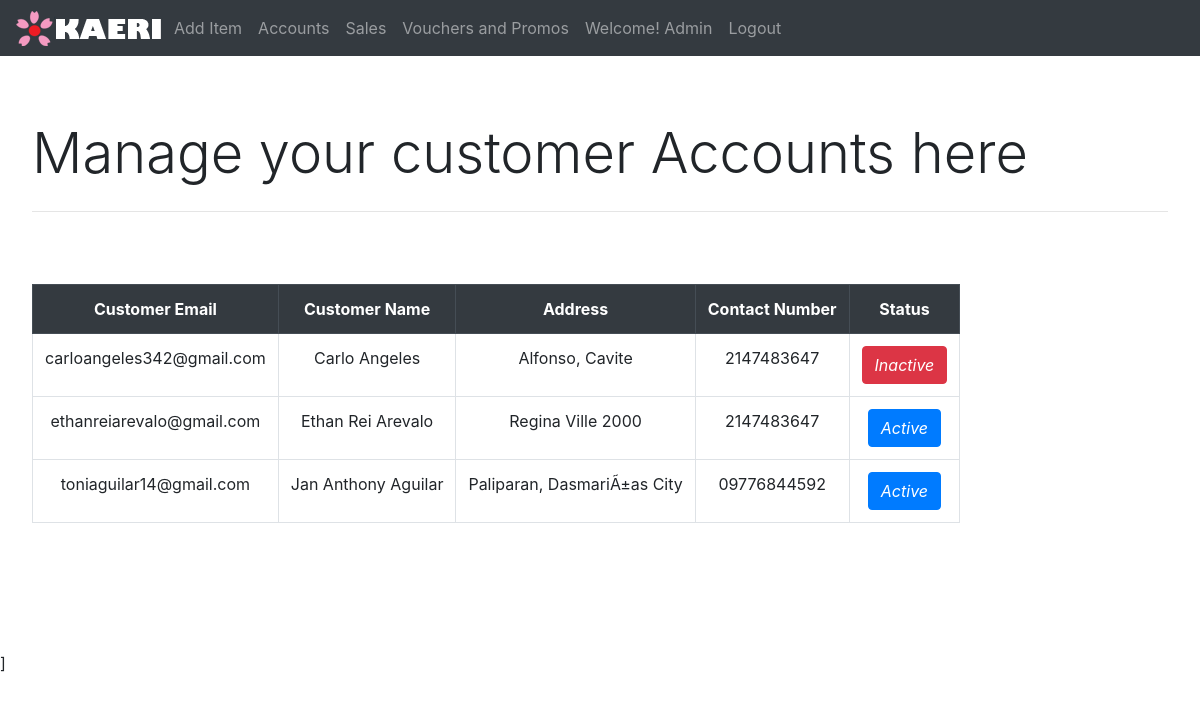
The page /admin/accounts.php on the database its author committed.
### tables this page shows
CREATE TABLE `useraccounts` (
  `userID` int(11) NOT NULL,
  `userEmail` varchar(50) NOT NULL,
  `userPassword` varchar(50) NOT NULL,
  `userType` varchar(50) NOT NULL,
  `status` varchar(8) NOT NULL
);

CREATE TABLE `userdetails` (
  `email` varchar(50) NOT NULL,
  `fName` varchar(50) NOT NULL,
  `lName` varchar(50) NOT NULL,
  `address` varchar(100) NOT NULL,
  `contactNo` varchar(12) NOT NULL,
  `birthdate` date NOT NULL,
  `sex` varchar(10) NOT NULL
);

### admin/accounts.php (the view, shortened to what this page needs)
<!DOCTYPE html>
<html lang="en">
<head>
    <?php include('css.php');?>
</head>
<body>
    <header>
        <?php include('nav.php');?>
    </header>
    <section class="jumbotron bg-transparent">
        <h1 class="display-4">Manage your customer Accounts here</h1>
        <hr class="my-4">
        <div class="table table-responsive">
            <table id="table" class="table table-responsive table-bordered w-100">
                <tr class="thead-dark text-center">
                    <th>
                        Customer Email
                    </th>
                    <th>
                        Customer Name
                    </th>
                    <th>
                        Address
                    </th>
                    <th>
                        Contact Number
                    </th>
                    <th>
                        Status
                    </th>
                </tr>
                <div id="card" class="col-xl-9  mt-5 overflow-hidden">
            <div class="container">
                <div class="row justify-content-center">
                <?php
                    include('../connection.php');
                    $getItems = "SELECT * FROM useraccounts INNER JOIN userdetails ON useraccounts.userEmail = userdetails.email where useraccounts.userType = 'user'";
                    $result = mysqli_query($connection, $getItems);
                    if(mysqli_num_rows($result) > 0){
                        while($row = mysqli_fetch_array($result)){
                    ?>
                        <tr class="text-center">
                            <td>
                                <?php echo $row['userEmail']; ?>
                            </td>
                            <td>
                                <?php $name = $row['fName']." ".$row['lName'];
                                echo $name; ?>
                            </td>
                            <td>
                                <?php echo $row['address']; ?>
                            </td>
                            <td>
                                <?php echo $row['contactNo']; ?>
                            </td>
                            <td>
                               <?php
                                 if($row['status'] === "Inactive"){
                                    echo "<button id='inactive' class='btn btn-danger'><i>".$row['status']."</i></button>";
                                } else{
                                    echo "<button id='active' class='btn btn-primary'><i>".$row['status']."</i></button>";
                                }
                                ?>
                            </td>
                        </tr>
                    <?php
                        }}
                    ?>
                </div>
            </div>
        </div>
            </table>
        </div>
    </section>]
</body>
</html>

### rows shown on the page
useraccounts: userEmail "carloangeles342@gmail.com", userdetails.fName+lName "Carlo Angeles", userdetails.address "Alfonso, Cavite", userdetails.contactNo "2147483647", status "Inactive"
useraccounts: userEmail "ethanreiarevalo@gmail.com", userdetails.fName+lName "Ethan Rei Arevalo", userdetails.address "Regina Ville 2000", userdetails.contactNo "2147483647", status "Active"
useraccounts: userEmail "toniaguilar14@gmail.com", userdetails.fName+lName "Jan Anthony Aguilar", userdetails.address "Paliparan, DasmariÃ±as City", userdetails.contactNo "09776844592", status "Active"
